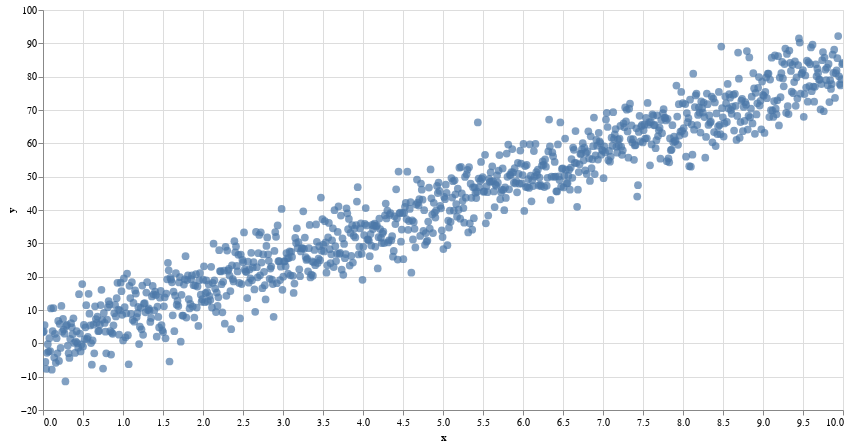

Notebook source saved alongside this figure:
### Markdown cell above
### Altair
This is a yet another good visualization library, based on Vega-lite/D3. It tends to produce interactive graphs; observe how you can hover over the points and see their values as tooltip. Also, you can use your mouse wheel (or other favorite method of yours) to zoom in and out of the graph.

### Code cell
alt.Chart(data).mark_circle(size=60).encode(
    x='x',
    y='y',
    tooltip=['x', 'y']
).properties (width=800, height=400).interactive()

### Figure 1 — Vega-Lite specification as saved in the notebook (floating-point values rounded to 4 significant figures; data arrays with more than 128 entries replaced by an {"elided": "..."} marker saying what was removed)
{"config": {"view": {"continuousWidth": 400, "continuousHeight": 300}}, "data": {"name": "data-14bbd38b26524d84cd0510a74d751e5f"}, "mark": {"type": "circle", "size": 60}, "encoding": {"tooltip": [{"type": "quantitative", "field": "x"}, {"type": "quantitative", "field": "y"}], "x": {"type": "quantitative", "field": "x"}, "y": {"type": "quantitative", "field": "y"}}, "height": 400, "selection": {"selector001": {"type": "interval", "bind": "scales", "encodings": ["x", "y"]}}, "width": 800, "$schema": "https://vega.github.io/schema/vega-lite/v4.8.1.json", "datasets": {"data-14bbd38b26524d84cd0510a74d751e5f": {"elided": "1000 records"}}}
